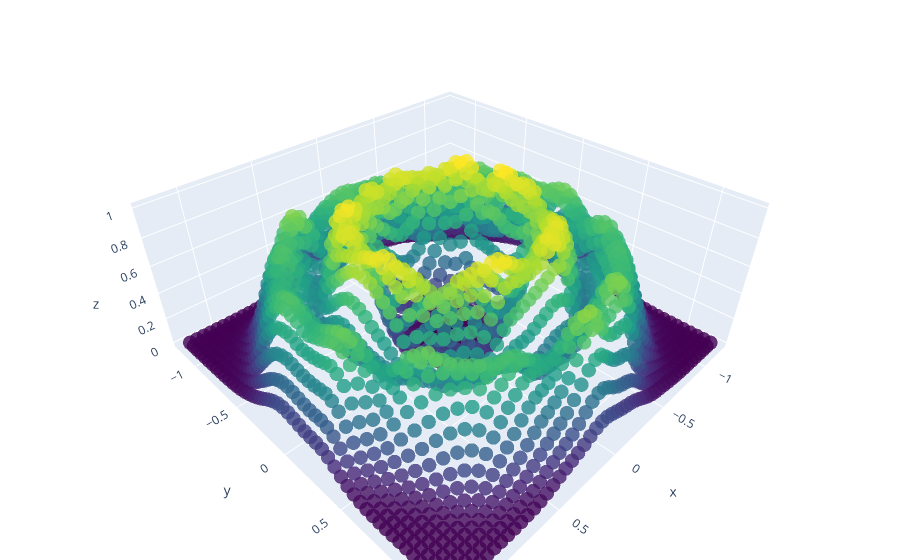

Notebook code for this chart:
### Code cell
testX=np.meshgrid(np.linspace(-1.2, 1.2, 50),np.linspace(-1.2, 1.2, 50))
testX=np.hstack( [testX[0].reshape(-1,1),testX[1].reshape(-1,1)] )


PD=KDE.Point_Distance(X,30)
D,I=PD.get_DI(testX,30)
P=PD.get_density(D)
plot_density(testX,normalize(P))

### Figure 1 — Plotly figure (JSON) as saved in the notebook; plotly's stock layout.template omitted (floating-point values rounded to 4 significant figures; data arrays with more than 128 entries replaced by an {"elided": "..."} marker saying what was removed)
{"data": [{"marker": {"color": {"elided": "2500 float values"}, "colorscale": [[0, "#440154"], [0.1111, "#482878"], [0.2222, "#3e4989"], [0.3333, "#31688e"], [0.4444, "#26828e"], [0.5556, "#1f9e89"], [0.6667, "#35b779"], [0.7778, "#6ece58"], [0.8889, "#b5de2b"], [1, "#fde725"]], "opacity": 0.8, "size": 5}, "mode": "markers", "type": "scatter3d", "x": {"elided": "2500 float values"}, "y": {"elided": "2500 float values"}, "z": {"elided": "2500 float values"}}], "layout": {"margin": {"b": 0, "l": 0, "r": 0, "t": 0}}}
